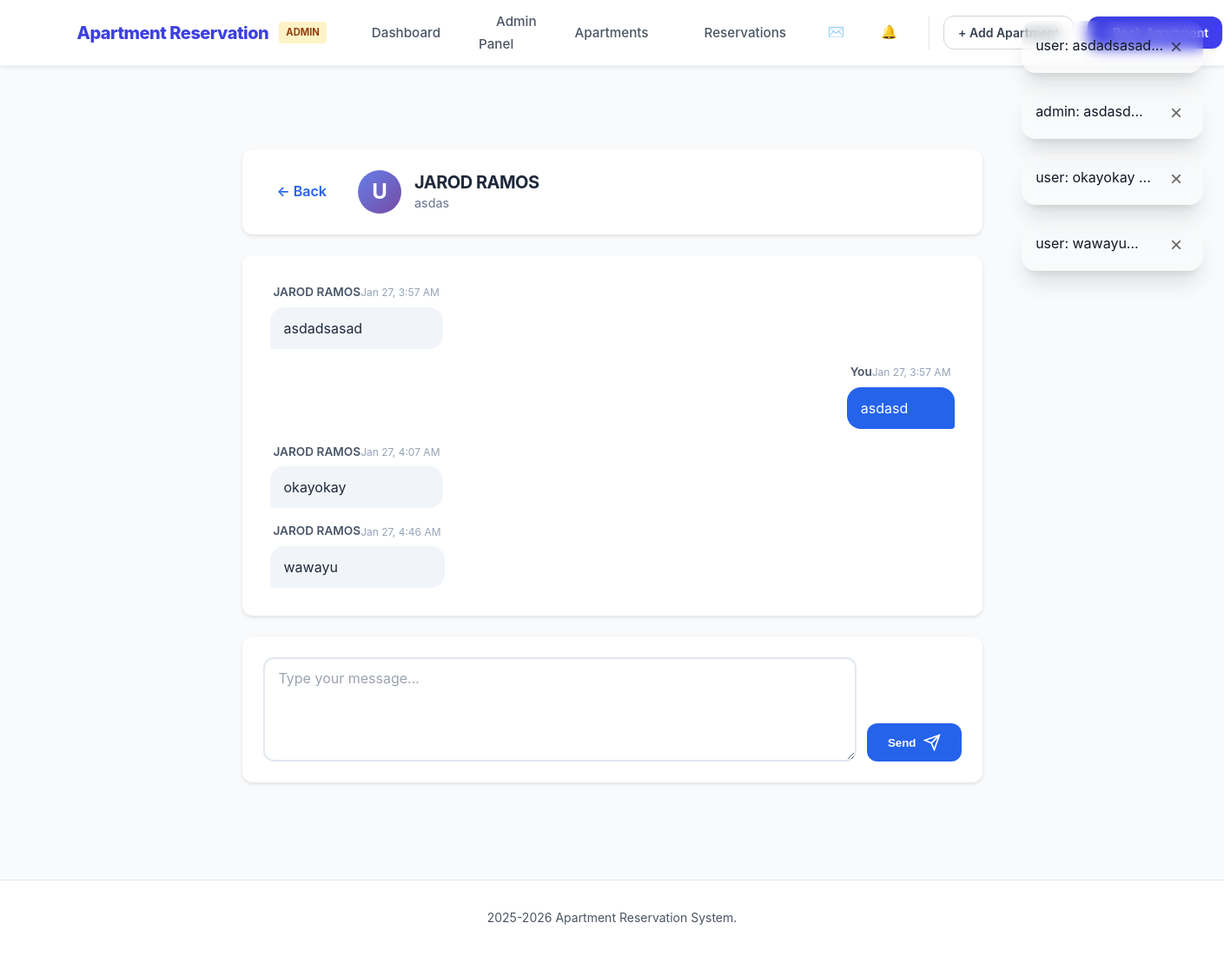
The app's page /messages/1/ (signed in) with its own data.
### reservations/models.py (models this page shows, shortened)
class Message(models.Model):
    conversation = models.ForeignKey(Conversation, on_delete=models.CASCADE, related_name='messages', null=True, blank=True)
    sender = models.ForeignKey(User, on_delete=models.CASCADE, related_name='sent_messages')
    content = models.TextField()
    created_at = models.DateTimeField(auto_now_add=True)
    is_read = models.BooleanField(default=False)
    class Meta:
        ordering = ['created_at']
    def __str__(self):
        return f"{self.sender.username}: {self.content[:30]}..."

class Conversation(models.Model):
    participants = models.ManyToManyField(User, related_name='conversations')
    subject = models.CharField(max_length=200)
    created_at = models.DateTimeField(auto_now_add=True)
    updated_at = models.DateTimeField(auto_now=True)
    class Meta:
        ordering = ['-updated_at']
    def get_other_participant(self, user):
        return self.participants.exclude(id=user.id).first()

### reservations/views.py (the view, shortened to what this page needs)
# urls.py: path('messages/<int:pk>/', views.message_detail_view, name='message_detail'),
@login_required
def message_detail_view(request, pk):
    conversation = get_object_or_404(Conversation, pk=pk, participants=request.user)
    conversation.messages.exclude(sender=request.user).update(is_read=True)
    other_user = conversation.get_other_participant(request.user)
    message_list = conversation.messages.all()
    return render(request, 'reservations/message_detail.html', {
        'conversation': conversation,
        'messages': message_list,
        'other_user': other_user
    })

### reservations/templates/reservations/message_detail.html (shortened to what this page needs)
{% extends 'base.html' %}
{% block content %}
<div class="container" style="max-width: 900px; margin: 2rem auto;">
    <div class="conversation-header">
        <a href="{% url 'inbox' %}" class="back-btn">← Back</a>
        <div class="header-info">
            <div class="header-avatar">{{ other_user.username|slice:":1"|upper }}</div>
            <div>
                <h2 class="header-name">{{ other_user.get_full_name|default:other_user.username }}</h2>
                <p class="header-subject">{{ conversation.subject }}</p>
            </div>
        </div>
    </div>
    <div class="messages-thread">
        {% for message in messages %}
        <div class="message-bubble {% if message.sender == user %}sent{% else %}received{% endif %}">
            <div class="bubble-header">
                <span class="bubble-sender">
                    {% if message.sender == user %}
                        You
                    {% else %}
                        {{ message.sender.get_full_name|default:message.sender.username }}
                    {% endif %}
                </span>
                <span class="bubble-time">{{ message.created_at|date:"M d, g:i A" }}</span>
            </div>
            <div class="bubble-content">
                {{ message.content|linebreaks }}
            </div>
        </div>
        {% endfor %}
    </div>
    <div class="reply-box">
        <form method="POST" class="reply-form">
            <textarea
                name="content"
                class="reply-input"
                rows="3"
                required
                placeholder="Type your message..."
            ></textarea>
            <button type="submit" class="send-btn">
                <span>Send</span>
                <svg width="20" height="20" viewBox="0 0 24 24" fill="none" stroke="currentColor" stroke-width="2">
                    <path d="M22 2L11 13M22 2l-7 20-4-9-9-4 20-7z"/>
                </svg>
            </button>
        </form>
    </div>
</div>
{% endblock %}

### reservations/templates/atomic/organisms/messages.html
{% if messages %}
<div class="messages-container">
    {% for message in messages %}
    <div class="alert alert-{{ message.tags }}">
        <span>{{ message }}</span>
        <button class="close-btn" onclick="this.parentElement.remove()">×</button>
    </div>
    {% endfor %}
</div>
{% endif %}

### reservations/static/css/styles.css (style rules this page uses)
* { margin: 0; padding: 0; box-sizing: border-box; }
:root { --primary: rgb(61, 64, 224); --primary-dark: rgb(64, 61, 238); --primary-light: rgb(68, 178, 214); --primary-subtle: #dbeafe; --accent: #f59e0b; --accent-dark: #d97706; --accent-light: #fbbf24; --danger: #ef4444; --danger-dark: #dc2626; --success: #10b981; --success-dark: #059669; --warning: #f59e0b; --info: #3b82f6; --available: #10b981; --occupied: #ef4444; --maintenance: #f59e0b; --pending: #f59e0b; --confirmed: #10b981; --cancelled: #6b7280; --completed: #3b82f6; --white: #ffffff; --gray-50: #f9fafb; --gray-100: #f3f4f6; --gray-200: #e5e7eb; --gray-300: #d1d5db; --gray-400: #9ca3af; --gray-500: #6b7280; --gray-600: #4b5563; --gray-700: #374151; --gray-800: #1f2937; --gray-900: #111827; --black: #000000; --space-1: 0.25rem; --space-2: 0.5rem; --space-3: 0.75rem; --space-4: 1rem; --space-5: 1.25rem; --space-6: 1.5rem; --space-8: 2rem; --space-10: 2.5rem; --space-12: 3rem; --space-16: 4rem; --radius-sm: 0.375rem; --radius-md: 0.5rem; --radius-lg: 0.75rem; --radius-xl: 1rem; --radius-2xl: 1.5rem; --radius-full: 9999px; --shadow-xs: 0 1px 2px 0 rgb(0 0 0 / 0.05); --shadow-sm: 0 1px 3px 0 rgb(0 0 0 / 0.1), 0 1px 2px -1px rgb(0 0 0 / 0.1); --shadow-md: 0 4px 6px -1px rgb(0 0 0 / 0.1), 0 2px 4px -2px rgb(0 0 0 / 0.1); --shadow-lg: 0 10px 15px -3px rgb(0 0 0 / 0.1), 0 4px 6px -4px rgb(0 0 0 / 0.1); --shadow-xl: 0 20px 25px -5px rgb(0 0 0 / 0.1), 0 8px 10px -6px rgb(0 0 0 / 0.1); --shadow-2xl: 0 25px 50px -12px rgb(0 0 0 / 0.25); --font-xs: 0.75rem; --font-sm: 0.875rem; --font-base: 1rem; --font-lg: 1.125rem; --font-xl: 1.25rem; --font-2xl: 1.5rem; --font-3xl: 1.875rem; --font-4xl: 2.25rem; --transition-fast: 150ms cubic-bezier(0.4, 0, 0.2, 1); --transition-base: 200ms cubic-bezier(0.4, 0, 0.2, 1); --transition-slow: 300ms cubic-bezier(0.4, 0, 0.2, 1); }
body { font-family: -apple-system, BlinkMacSystemFont, 'Segoe UI', Roboto, 'Helvetica Neue', Arial, sans-serif; background-color: var(--gray-50); color: var(--gray-900); line-height: 1.6; min-height: 100vh; display: flex; flex-direction: column; -webkit-font-smoothing: antialiased; -moz-osx-font-smoothing: grayscale; }
h1, h2, h3, h4, h5, h6 { font-weight: 700; line-height: 1.2; letter-spacing: -0.025em; color: var(--gray-900); }
h2 { font-size: var(--font-3xl); }
a { color: var(--primary); text-decoration: none; transition: color var(--transition-base); }
input[type="text"], input[type="email"], input[type="password"], input[type="date"], input[type="number"], input[type="file"], textarea, select { width: 100%; padding: 0.625rem 0.875rem; border: 1.5px solid var(--gray-300); border-radius: var(--radius-lg); font-size: var(--font-base); font-family: inherit; transition: all var(--transition-base); background-color: var(--white); color: var(--gray-900); }
input::placeholder, textarea::placeholder { color: var(--gray-400); }
textarea { min-height: 120px; resize: vertical; }
.container { max-width: 1280px; margin: 0 auto; padding: 0 var(--space-6); }
.messages-container { position: fixed; top: var(--space-6); right: var(--space-6); z-index: 1000; max-width: 420px; }
.alert { display: flex; justify-content: space-between; align-items: flex-start; padding: var(--space-4); margin-bottom: var(--space-4); border-radius: var(--radius-xl); box-shadow: var(--shadow-xl); animation: slideIn 0.3s cubic-bezier(0.68, -0.55, 0.265, 1.55); backdrop-filter: blur(8px); }
.close-btn { background: none; border: none; font-size: var(--font-2xl); cursor: pointer; padding: 0 var(--space-2); opacity: 0.6; transition: opacity var(--transition-base); }

### records on screen
Message: sender+content "user: asdadsasad...", sender.get_full_name "JAROD RAMOS", created_at "Jan 27, 3:57 AM", content "asdadsasad"
Message: sender+content "admin: asdasd...", shows "You", created_at "Jan 27, 3:57 AM", content "asdasd"
Message: sender+content "user: okayokay ...", sender.get_full_name "JAROD RAMOS", created_at "Jan 27, 4:07 AM", content "okayokay"
Message: sender+content "user: wawayu...", sender.get_full_name "JAROD RAMOS", created_at "Jan 27, 4:46 AM", content "wawayu"
Conversation: subject "asdas"

### other values on screen
{{ other_user.username|slice:":1"|upper }} "U"
{{ other_user.get_full_name|default:other_user.username }} "JAROD RAMOS"
